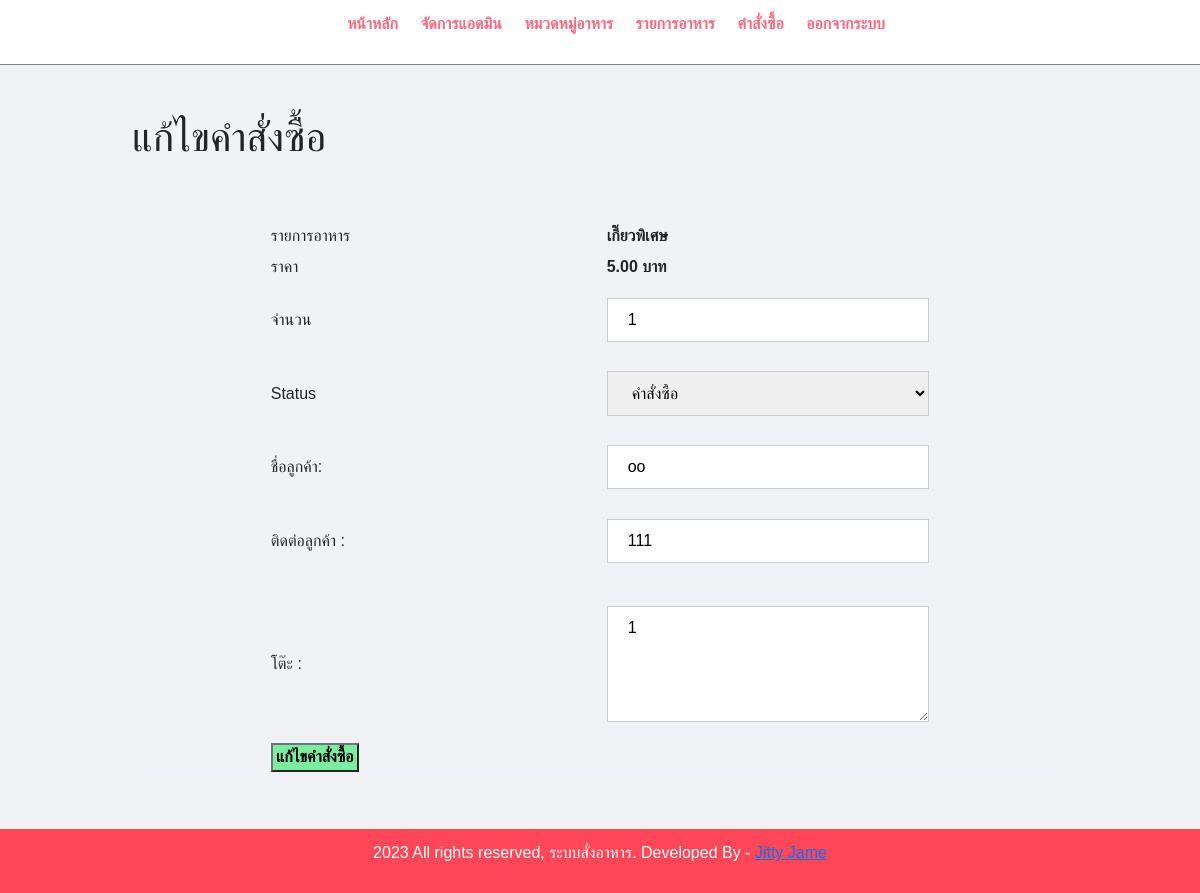
The page /admin/update-order.php?id=9 (signed in) on the database its author committed.
### tables this page shows
CREATE TABLE `tbl_order` (
  `id` int(10) UNSIGNED NOT NULL,
  `food` varchar(150) NOT NULL,
  `price` decimal(10,2) NOT NULL,
  `qty` int(11) NOT NULL,
  `total` decimal(10,2) NOT NULL,
  `order_date` date NOT NULL,
  `order_time` text NOT NULL,
  `status` varchar(50) NOT NULL,
  `customer_name` varchar(150) NOT NULL,
  `customer_contact` varchar(20) NOT NULL,
  `customer_email` varchar(150) NOT NULL,
  `customer_address` varchar(255) NOT NULL
);

### admin/update-order.php (the view, shortened to what this page needs)
<?php include('partials/menu.php'); ?>
<div class="main-content">
    <div class="wrapper">
        <h1>แก้ไขคำสั่งซื้อ</h1>
        <br><br>
        <?php
        if (isset($_GET['id'])) {
            $id = $_GET['id'];
            $sql = "SELECT * FROM tbl_order WHERE id=$id";
            $res = mysqli_query($conn, $sql);
            $count = mysqli_num_rows($res);
            if ($count == 1) {
                $row = mysqli_fetch_assoc($res);
                $food = $row['food'];
                $price = $row['price'];
                $qty = $row['qty'];
                $status = $row['status'];
                $customer_name = $row['customer_name'];
                $customer_contact = $row['customer_contact'];
                $customer_address = $row['customer_address'];
            } else {
                header('location:' . SITEURL . 'admin/manage-order.php');
            }
        } else {
            header('location:' . SITEURL . 'admin/manage-order.php');
        }
        ?>
<div align ="center">
        <form action="" method="POST">
            <table class="tbl-90">
                <tr>
                    <td style="width:50%" >รายการอาหาร</td>
                    <td><b> <?php echo $food; ?> </b></td>
                </tr>
                <tr>
                    <td>ราคา</td>
                    <td>
                        <b>  <?php echo $price; ?> บาท </b>
                    </td>
                </tr>
                <tr>
                    <td>จำนวน</td>
                    <td>
                        <input type="number" name="qty" value="<?php echo $qty; ?>">
                    </td>
                </tr>
                <tr>
                    <td>Status</td>
                    <td>
                        <select name="status">
                            <option <?php if ($status == "Ordered") {
                                        echo "selected";
                                    } ?> value="Ordered">คำสั่งซื้อ</option>
                        </select>
                    </td>
                </tr>
                <tr>
                    <td>ชื่อลูกค้า: </td>
                    <td>
                        <input type="text" name="customer_name" value="<?php echo $customer_name; ?>">
                    </td>
                </tr>
                <tr>
                    <td>
                        ติดต่อลูกค้า : </td>
                    <td>
                        <input type="text" name="customer_contact" value="<?php echo $customer_contact; ?>">
                    </td>
                </tr>
                <tr>
                    <td>
                    </td>
                </tr>
                <tr>
                    <td>โต๊ะ : </td>
                    <td>
                        <textarea name="customer_address" cols="30" rows="5"><?php echo $customer_address; ?></textarea>
                    </td>
                </tr>
                <tr>
                    <td clospan="2">
                        <input type="submit" name="submit" value="แก้ไขคำสั่งซื้อ" class="btn-secondary">
                    </td>
                </tr>
            </table>
        </form>
</div>
    </div>
</div>
<?php include('partials/footer.php'); ?>

### css/admin.css (style rules this page uses)
* { margin: 0; padding: 0; font-family: Arial, Helvetica, sans-serif; }
.wrapper { padding: 1%; width: 80%; margin: 0 auto; }
table tr td { padding: 1%; }
.btn-secondary { background-color: #7bed9f; padding: 1%; color: black; text-decoration: none; font-weight: bold; }
.main-content { background-color: #f1f2f6; padding: 3% 0; }

### admin/partials/menu.php (style rules this page uses)
form { border: 3px solid #f1f1f1; }
input[type=text],[type=number],[type=text], input[type=password] { width: 100%; padding: 12px 20px; margin: 8px 0; display: inline-block; border: 1px solid #ccc; box-sizing: border-box; }
textarea { width: 100%; padding: 12px 20px; margin: 8px 0; display: inline-block; border: 1px solid #ccc; box-sizing: border-box; }
select { width: 100%; padding: 12px 20px; margin: 8px 0; display: inline-block; border: 1px solid #ccc; box-sizing: border-box; }

### rows shown on the page
tbl_order: food "เกี๊ยวพิเศษ", price "5.00", qty "1", status "คำสั่งซื้อ", customer_name "oo", customer_contact "111", customer_address "1"
